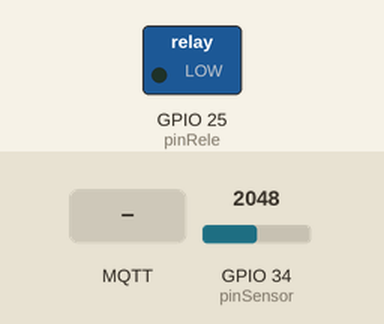
This sketch was run on a simulated ESP32. Parts: switched loads named in the sketch (green lamp = pin HIGH). The test bench sets the inputs (shaded band); at power-on: GPIO 34 (pinSensor) = 2048. WiFi joins after 1.5 s; servers stay silent unless stated; no MQTT or app messages arrive unless stated; what the sketch prints to the serial monitor is not drawn.

Above: at 2.7 s.
2.8 s: MQTT message "1" arrives on the first subscribed topic
At 12.4 s:
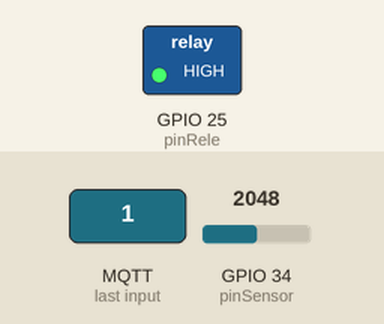
13.0 s: MQTT message "0" arrives on the first subscribed topic
At 22.5 s:
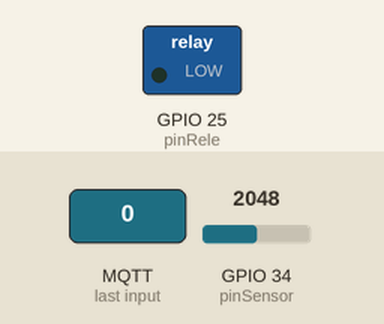
Timing chart, 0 to 24.0 s (numbered marks = the images above; inputs shaded):
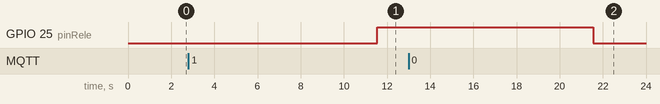

The sketch:

esp32_nodo_agricola.ino
```cpp
#include <WiFi.h>
#include <PubSubClient.h>

const char* ssid = "Red_Agricola_UEA";
const char* password = "Amazonia2026";
const char* mqtt_server = "://hivemq.com";

WiFiClient espClient;
PubSubClient client(espClient);
const int pinSensor = 34;
const int pinRele = 25;

void setup() {
  Serial.begin(115200);
  pinMode(pinRele, OUTPUT);
  digitalWrite(pinRele, LOW);
  WiFi.begin(ssid, password);
  while (WiFi.status() != WL_CONNECTED) { delay(500); Serial.print("."); }
  client.setServer(mqtt_server, 1883);
  client.setCallback(callback);
}

void callback(char* topic, byte* payload, unsigned int length) {
  String cmd = "";
  for (int i = 0; i < length; i++) { cmd += (char)payload[i]; }
  if (cmd == "1") {
    digitalWrite(pinRele, HIGH); // Abre válvula de riego
    Serial.println("Riego ACTIVADO");
  } else {
    digitalWrite(pinRele, LOW);  // Cierra válvula de riego
    Serial.println("Riego DESACTIVADO");
  }
}

void reconnect() {
  while (!client.connected()) {
    if (client.connect("ESP32_Sensor_Rosa")) {
      client.subscribe("uea/agro/control");
    } else { delay(5000); }
  }
}

void loop() {
  if (!client.connected()) reconnect();
  client.loop();
  int lectura = analogRead(pinSensor);
  char msg[10];
  sprintf(msg, "%d", lectura);
  client.publish("uea/agro/humedad", msg);
  delay(10000); // Ventana de transmisión óptima por ráfagas
}
```

Measured:
- after the input at 2.8 s, GPIO 25 (pinRele): LOW → HIGH after 8.8 s
- after the input at 13.0 s, GPIO 25 (pinRele): HIGH → LOW after 8.6 s
